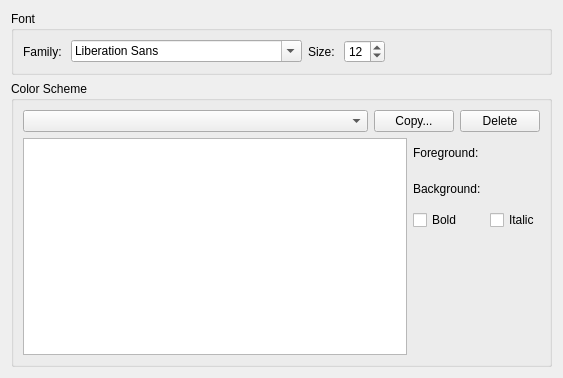
<?xml version="1.0" encoding="UTF-8"?>
<ui version="4.0">
 <class>ColorSchemeWidget</class>
 <widget class="QWidget" name="ColorSchemeWidget">
  <property name="geometry">
   <rect>
    <x>0</x>
    <y>0</y>
    <width>563</width>
    <height>378</height>
   </rect>
  </property>
  <property name="windowTitle">
   <string>Form</string>
  </property>
  <layout class="QVBoxLayout" name="verticalLayout">
   <item>
    <widget class="QGroupBox" name="groupBoxFont">
     <property name="title">
      <string>Font</string>
     </property>
     <layout class="QHBoxLayout" name="horizontalLayout">
      <item>
       <widget class="QLabel" name="label">
        <property name="text">
         <string>Family: </string>
        </property>
       </widget>
      </item>
      <item>
       <widget class="QFontComboBox" name="fontComboBox"/>
      </item>
      <item>
       <widget class="QLabel" name="label_2">
        <property name="text">
         <string>Size: </string>
        </property>
       </widget>
      </item>
      <item>
       <widget class="QSpinBox" name="spinBoxFontSize">
        <property name="minimum">
         <number>1</number>
        </property>
        <property name="maximum">
         <number>96</number>
        </property>
        <property name="value">
         <number>12</number>
        </property>
       </widget>
      </item>
      <item>
       <spacer name="horizontalSpacer">
        <property name="orientation">
         <enum>Qt::Horizontal</enum>
        </property>
        <property name="sizeHint" stdset="0">
         <size>
          <width>40</width>
          <height>20</height>
         </size>
        </property>
       </spacer>
      </item>
     </layout>
    </widget>
   </item>
   <item>
    <widget class="QGroupBox" name="groupBoxColor">
     <property name="sizePolicy">
      <sizepolicy hsizetype="Preferred" vsizetype="Expanding">
       <horstretch>0</horstretch>
       <verstretch>0</verstretch>
      </sizepolicy>
     </property>
     <property name="title">
      <string>Color Scheme</string>
     </property>
     <layout class="QVBoxLayout" name="verticalLayout_2">
      <item>
       <layout class="QHBoxLayout" name="horizontalLayout_2">
        <item>
         <widget class="QComboBox" name="comboBoxScheme">
          <property name="sizePolicy">
           <sizepolicy hsizetype="Expanding" vsizetype="Fixed">
            <horstretch>0</horstretch>
            <verstretch>0</verstretch>
           </sizepolicy>
          </property>
         </widget>
        </item>
        <item>
         <widget class="QPushButton" name="buttonCopy">
          <property name="text">
           <string>Copy...</string>
          </property>
         </widget>
        </item>
        <item>
         <widget class="QPushButton" name="buttonDelete">
          <property name="text">
           <string>Delete</string>
          </property>
         </widget>
        </item>
       </layout>
      </item>
      <item>
       <layout class="QHBoxLayout" name="horizontalLayout_3">
        <item>
         <widget class="QListWidget" name="listWidgetScheme"/>
        </item>
        <item>
         <layout class="QGridLayout" name="gridLayout">
          <item row="1" column="1">
           <widget class="ColorWidget" name="colorBackground" native="true">
            <property name="minimumSize">
             <size>
              <width>30</width>
              <height>30</height>
             </size>
            </property>
            <property name="maximumSize">
             <size>
              <width>30</width>
              <height>30</height>
             </size>
            </property>
           </widget>
          </item>
          <item row="0" column="0">
           <widget class="QLabel" name="label_3">
            <property name="text">
             <string>Foreground: </string>
            </property>
           </widget>
          </item>
          <item row="2" column="0">
           <widget class="QCheckBox" name="checkBoxBold">
            <property name="text">
             <string>Bold</string>
            </property>
           </widget>
          </item>
          <item row="0" column="1">
           <widget class="ColorWidget" name="colorForeground" native="true">
            <property name="minimumSize">
             <size>
              <width>30</width>
              <height>30</height>
             </size>
            </property>
            <property name="maximumSize">
             <size>
              <width>30</width>
              <height>30</height>
             </size>
            </property>
           </widget>
          </item>
          <item row="1" column="0">
           <widget class="QLabel" name="label_4">
            <property name="text">
             <string>Background: </string>
            </property>
           </widget>
          </item>
          <item row="2" column="1">
           <widget class="QCheckBox" name="checkBoxItalic">
            <property name="text">
             <string>Italic</string>
            </property>
           </widget>
          </item>
          <item row="3" column="0">
           <spacer name="verticalSpacer">
            <property name="orientation">
             <enum>Qt::Vertical</enum>
            </property>
            <property name="sizeHint" stdset="0">
             <size>
              <width>20</width>
              <height>40</height>
             </size>
            </property>
           </spacer>
          </item>
         </layout>
        </item>
       </layout>
      </item>
     </layout>
    </widget>
   </item>
  </layout>
 </widget>
 <customwidgets>
  <customwidget>
   <class>ColorWidget</class>
   <extends>QWidget</extends>
   <header location="global">ColorWidget.h</header>
   <container>1</container>
  </customwidget>
 </customwidgets>
 <resources/>
 <connections/>
</ui>
